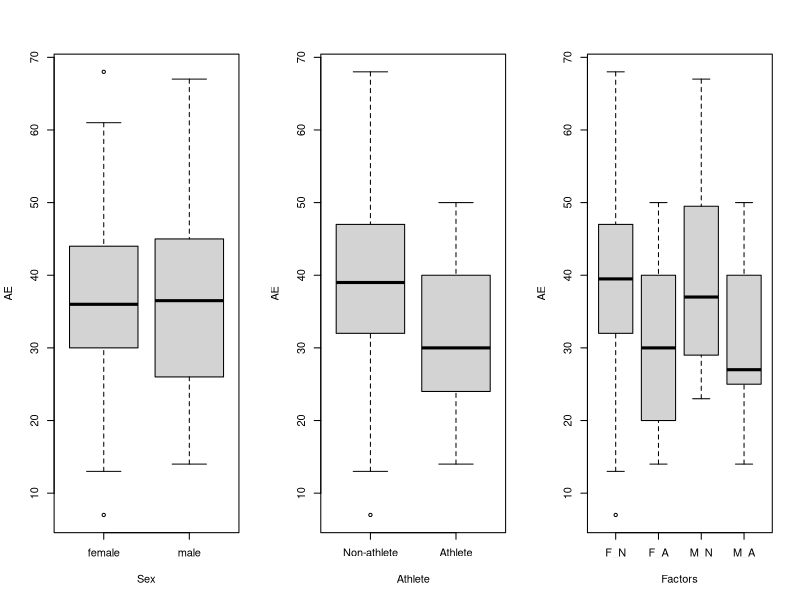
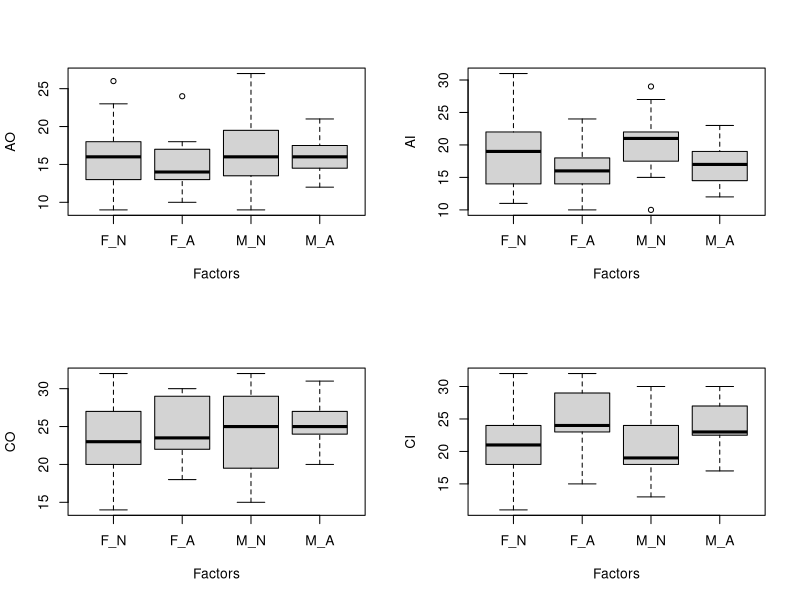
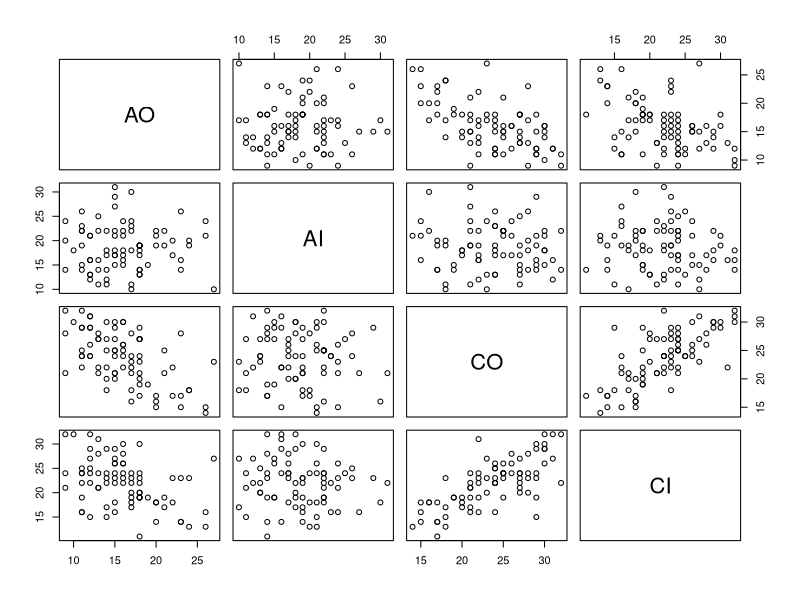

R code for these plots, in order:
## ---- chunk 1
library(tidyverse)
# library(gridExtra)
data = read.csv("angry_moods.csv") %>% 
          mutate(Sex = ifelse(Sex==2, 0, 1)) %>% 
          mutate(Athlete = ifelse(Athlete==2, 0, 1))
## ---- chunk 2
data %>% head() %>% as.data.frame()
data$Sex <- factor(data$Sex)
data$Athlete <- factor(data$Athlete)
names(data)[3:7] <- c("AO", "AI", "CO", "CI", "AE")
data$Factors <- factor(
  paste(as.character(data$Sex), as.character(data$Athlete), sep = "_"))
levels(data$Factors) <- c("F_N", "F_A", "M_N", "M_A")
## ---- chunk 3
Sex <- data$Sex
Athlete <- data$Athlete
table(Sex, Athlete)
## ---- chunk 4
par(mfrow = c(1, 3))
levels(data$Sex) <- c("female", "male")
levels(data$Athlete) <- c("Non-athlete", "Athlete")
boxplot(AE ~ Sex, data = data)
boxplot(AE ~ Athlete, data = data)
boxplot(AE ~ Factors, data = data)
# boxplot1 <- ggplot(data, aes(y = AE, fill = Sex)) + geom_boxplot()
# boxplot2 <- ggplot(data, aes(y = AE, fill = Athlete)) + geom_boxplot()
# boxplot3 <- ggplot(data, aes(y = AE, fill = Factors)) + geom_boxplot()
# grid.arrange(boxplot1, boxplot2, boxplot3)
## ---- chunk 5
par(mfrow = c(2, 2))
boxplot(AO ~ Factors, data = data)
boxplot(AI ~ Factors, data = data)
boxplot(CO ~ Factors, data = data)
boxplot(CI ~ Factors, data = data)
## ---- chunk 6
par(mfrow = c(1, 1))
pairs(data[, 3:6])
